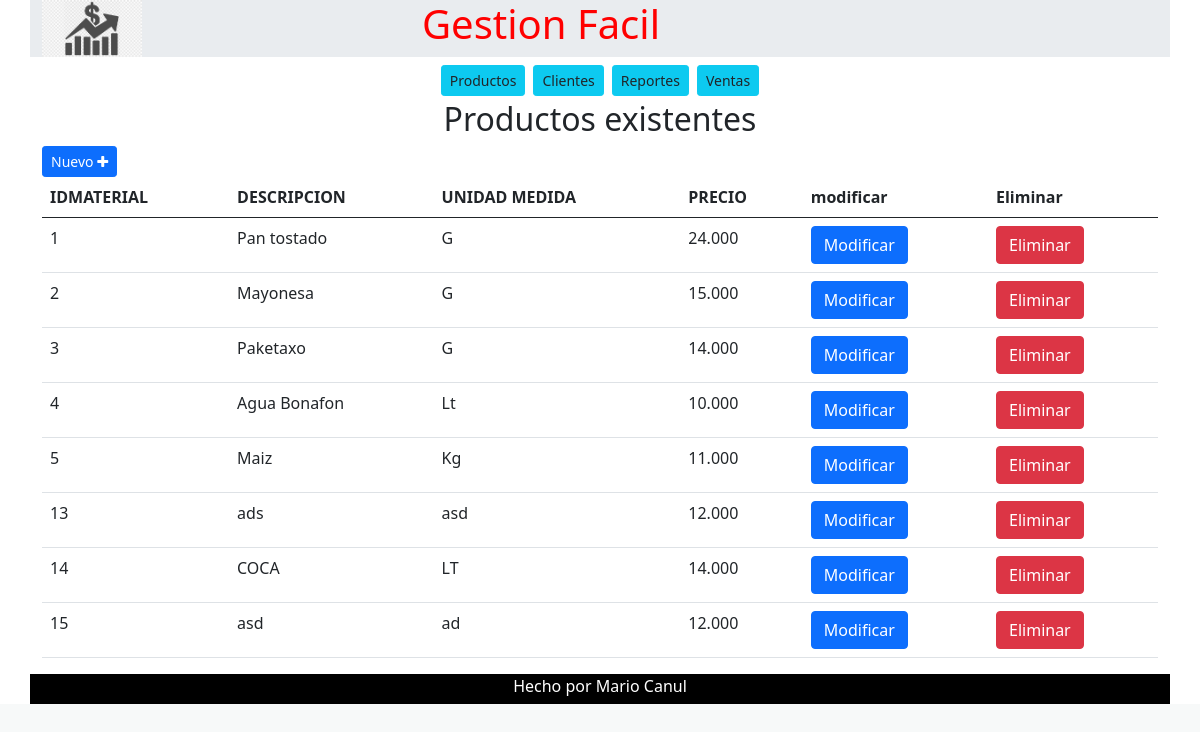
The page / on the database its author committed.
### tables this page shows
CREATE TABLE `productos` (
  `IDMATERIAL` int(20) NOT NULL,
  `DESCRIPCION` varchar(60) NOT NULL,
  `UNIDADMEDIDA` varchar(10) NOT NULL,
  `PRECIO1` double(13,3) NOT NULL
);

### productos.php (the view, shortened to what this page needs)
<?php
include('config.php');
$conexion=mysqli_connect($servidor,$usuario,$pass,$bd);
?>
    <div class="container">
        <h2 class="text-center">Productos existentes</h2>
        <button type="button" class="btn btn-primary btn-sm" data-bs-toggle="modal" data-bs-target="#modalRegistro">Nuevo&nbsp;<i class="fa fa-plus"></i></button>
        <table class="table">
            <thead>
                <tr>
                    <th>IDMATERIAL</th>
                    <th>DESCRIPCION</th>
                    <th>UNIDAD MEDIDA</th>
                    <th>PRECIO</th>
                    <th>modificar</th>
                    <th>Eliminar</th>
                </tr>
            </thead>
            <tbody id="cuerpoTabla">
            <?php
        $sql="SELECT * from productos";
        $result=mysqli_query($conexion,$sql);
        while ($mostrar=mysqli_fetch_array($result)) {
?>
                <tr>
                    <td> <?php echo $mostrar['IDMATERIAL'] ?></td>
                    <td> <?php echo $mostrar['DESCRIPCION'] ?></td>
                    <td> <?php echo $mostrar['UNIDADMEDIDA'] ?></td>
                    <td> <?php echo $mostrar['PRECIO1'] ?></td>
                    <td>
                    <button type="button"
                     onClick="StartModificarProducto(<?php echo $mostrar['IDMATERIAL'] ?>);"
                      id="ModificarProducto"
                      class="btn btn-primary"
                    data-bs-toggle="modal"
                    data-bs-target="#modalEditar"
                    data-id="<?php echo $mostrar['IDMATERIAL'] ?>"
                    data-desc="<?php echo $mostrar['DESCRIPCION'] ?>"
                    data-medida="<?php echo $mostrar['UNIDADMEDIDA'] ?>"
                    data-precio="<?php echo $mostrar['PRECIO1'] ?>"
                    >Modificar</button>
                    </td>
                    <td>
                    <button type="button" onClick="EliminarProducto( <?php echo $mostrar['IDMATERIAL'] ?>);" id="EliminarProducto" class="btn btn-danger">Eliminar</button>
                    </td>
                </tr>
                <?php
                }
                ?>
            </tbody>
        </table>
    </div>

### index.php (shortened to what this page needs)
<!DOCTYPE html>
<html lang="en">
<head>
    <link rel="stylesheet" href="assets/style.css">
    <link rel="stylesheet" href="https://cdn.jsdelivr.net/npm/font-awesome@4.7.0/css/font-awesome.min.css">
    <link href="https://cdn.jsdelivr.net/npm/bootstrap@5.1.0/dist/css/bootstrap.min.css" rel="stylesheet">
</head>
<body>
        <?php include_once "ui/Header.php" ?>
<?php include_once "ui/navbar.php" ?>
<?php
$option= ( isset($_GET["value"])) ?$_GET["value"]:1;
switch ($option) {
    case 1:
        include_once "productos.php";
        break;
}
?>
        <?php include_once "ui/Footer.php" ?>
</body>
</html>

### ui/Header.php
<div class="container mb-1 Header-main">
  <div class="row">
    <div class="col-4 header-logo">
    <img src="assets/img/logo-Gestor.png" alt="Gestor">
    </div>
    <div class="col-8 header-title">
    <h1> Gestion Facil </h1>
    </div>
  </div>
</div>

### ui/navbar.php (shortened to what this page needs)
<div class="container">
  <div class="d-flex justify-content-center">
          <a  class="btn btn-info btn-sm m-1 link-dark"  aria-current="page" href="index.php?value=1">Productos</a>
          <a  class="btn btn-info btn-sm m-1 link-dark"  aria-current="page" href="index.php?value=2">Clientes</a>
          <a  class="btn btn-info btn-sm m-1 link-dark" aria-current="page" href="index.php?value=3">Reportes</a>
          <a  class="btn btn-info btn-sm m-1 link-dark" aria-current="page" href="index.php?value=4">Ventas</a>
   </div>
  </div>

### ui/Footer.php
<div class= "container Footer">
    <div class="row">
        <div class="col-4"></div>
        <div class="col-4">
        <span>Hecho por Mario Canul</span>
        </div>
        <div class="col-4"></div>
    </div>
</div>

### assets/style.css (style rules this page uses)
html,body { background-color: #F7F9F9; font-family: 'Segoe UI', Tahoma, Geneva, Verdana, sans-serif; box-sizing: border-box; }
.Header-main { background-color:#e9ecef; }
.header-logo img { width: 100px; }
.header-title h1 { color: red; }
.Footer { height: 30px; background-color: black; color: white; text-align: center; }

### rows shown on the page
productos: IDMATERIAL "1", DESCRIPCION "Pan tostado", UNIDADMEDIDA "G", PRECIO1 "24.000"
productos: IDMATERIAL "2", DESCRIPCION "Mayonesa", UNIDADMEDIDA "G", PRECIO1 "15.000"
productos: IDMATERIAL "3", DESCRIPCION "Paketaxo", UNIDADMEDIDA "G", PRECIO1 "14.000"
productos: IDMATERIAL "4", DESCRIPCION "Agua Bonafon", UNIDADMEDIDA "Lt", PRECIO1 "10.000"
productos: IDMATERIAL "5", DESCRIPCION "Maiz", UNIDADMEDIDA "Kg", PRECIO1 "11.000"
productos: IDMATERIAL "13", DESCRIPCION "ads", UNIDADMEDIDA "asd", PRECIO1 "12.000"
productos: IDMATERIAL "14", DESCRIPCION "COCA", UNIDADMEDIDA "LT", PRECIO1 "14.000"
productos: IDMATERIAL "15", DESCRIPCION "asd", UNIDADMEDIDA "ad", PRECIO1 "12.000"
